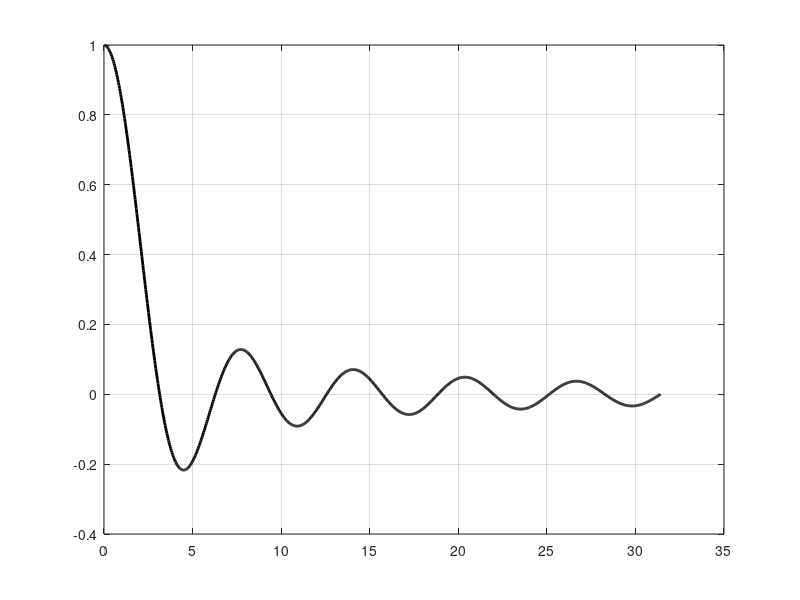
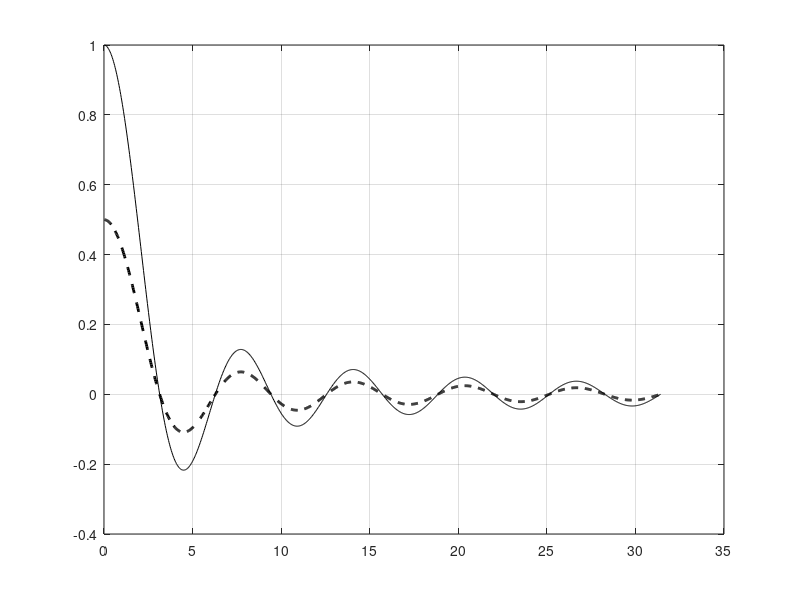

Recreate these plots in MATLAB, in order.

% First task script file
x = pi/100:pi/100:10*pi;
y = sin(x)./x;
y1 = 0.5.*y;
[minY, I] = min(y);

figure(1);
plot(x, y, 'k-', 'Linewidth',2);
grid;
figure(2);
plot(x, y, 'k-', x, y1, 'k--' , 'Linewidth',2);
grid;